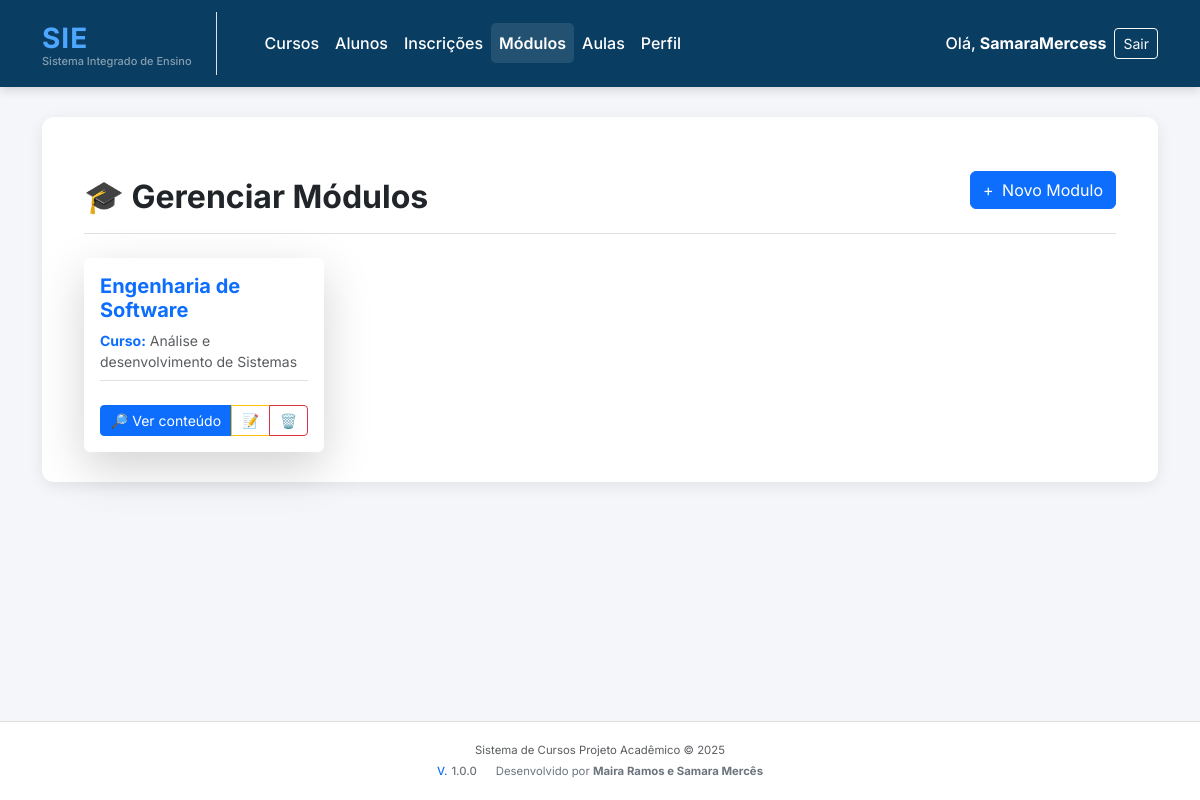
The page /modulos/ (signed in) on the database as committed earlier.
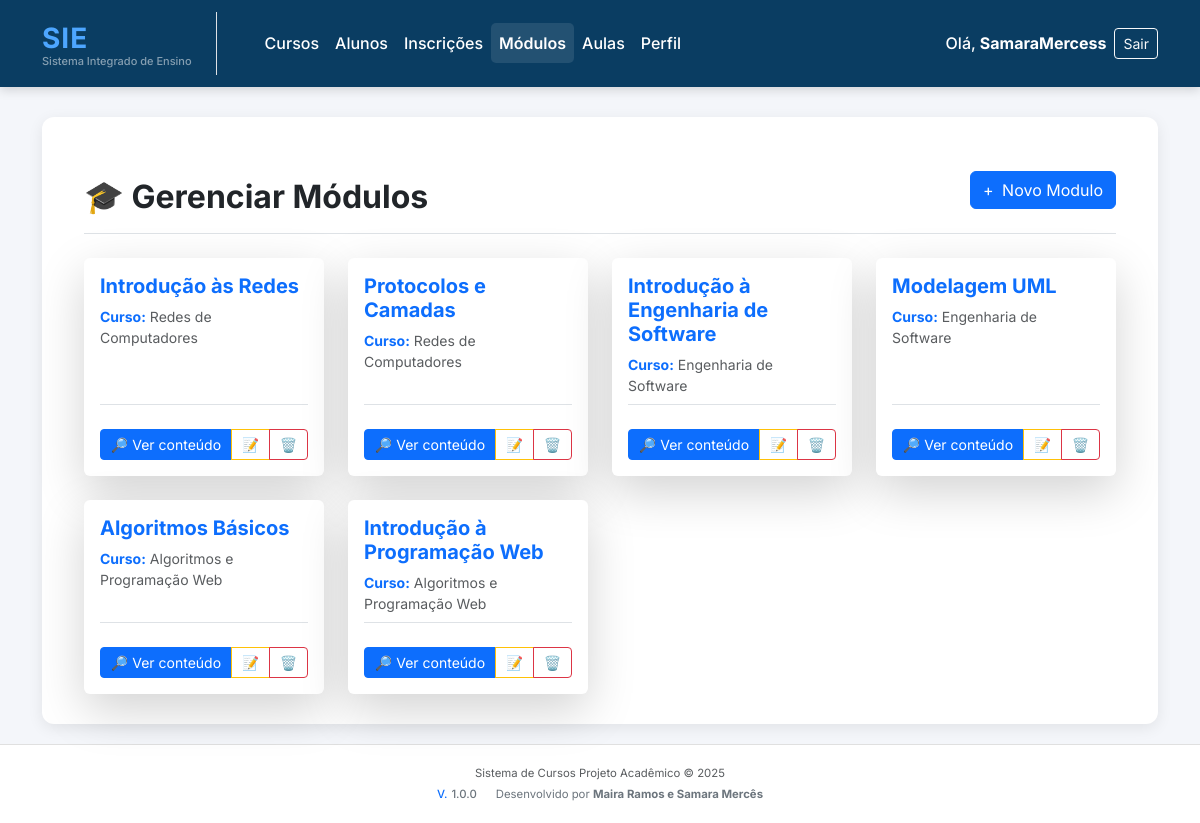
The same page on the database as committed later.
### modulos/models.py (models this page shows, shortened)
class Modulo(models.Model):
    curso = models.ForeignKey(Curso, on_delete=models.CASCADE, related_name='modulos')
    nome = models.CharField(max_length=100)
    descricao = models.TextField(blank=True)
    ordem = models.PositiveIntegerField(default=1)
    class Meta:
        permissions = [
            ("ver_modulo", "Pode visualizar módulos"),
            ("criar_modulo", "Pode criar módulos"),
            ("editar_modulo", "Pode editar módulos"),
            ("deletar_modulo", "Pode deletar módulos"),
        ]

### cursos/models.py (models this page shows, shortened)
class Curso(models.Model):
    nome = models.CharField(max_length=100)
    descricao = models.TextField(blank=True)
    carga_horaria = models.PositiveIntegerField()
    class Meta:
        permissions = [
            ("ver_curso", "Pode visualizar cursos"),
            ("criar_curso", "Pode criar cursos"),
            ("editar_curso", "Pode editar cursos"),
            ("deletar_curso", "Pode deletar cursos"),
        ]

### modulos/views.py (the view)
# urls.py: path("", views.listar_modulos, name="listar_modulos"),
@login_required
def listar_modulos(request):
    modulos = Modulo.objects.select_related("curso").all()
    user = request.user
    try:
        grupo_professor = Group.objects.get(name="Professor")
        is_professor = grupo_professor in user.groups.all()
    except Group.DoesNotExist:
        is_professor = False
    return render(request, "modulos/lista_modulos.html", {
        "modulos": modulos,
        "is_professor": is_professor,
    })

### templates/modulos/lista_modulos.html (shortened to what this page needs)
{% extends "base.html" %}
{% block content %}
<div class="container mt-4">
    <div class="d-flex justify-content-between align-items-center mb-4 pb-2 border-bottom">
        {% if is_professor %}
        <h2 class="fw-bold mb-0">🎓 Gerenciar Módulos</h2>
        {% else %}
        <h2 class="fw-bold mb-0">🎓 Módulos do Curso</h2>
        {% endif %}
        {% if is_professor %}
        <a href="{% url 'criar_modulo' %}" class="btn btn-primary mb-3">
            <span class="me-1">+</span> Novo Modulo
        </a>
        {% endif %}
    </div>
    {% if modulos %}
        <div class="row g-4">
            {% for m in modulos %}
                <div class="col-sm-6 col-md-4 col-lg-3">
                    <div class="card shadow-lg border-0 h-100">
                        <div class="card-body d-flex flex-column">
                                <h5 class="card-title fw-bold mb-2 text-primary">
                                    {{ m.nome }}
                                </h5>
                                <p class="card-text text-muted small flex-grow-1 border-bottom pb-2 mb-3">
                                    <span class="fw-bold text-primary">Curso:</span> {{ m.curso.nome }}
                                </p>
                                <div class="mt-auto pt-2 d-flex justify-content-center">
                                    <div class="btn-group w-100" role="group" aria-label="Ações do Módulo">
                                        <a href="{% url 'detalhe_modulo' m.id %}" class="btn btn-sm btn-primary" title="Ver Detalhes">
                                            🔎 Ver conteúdo
                                        </a>
                                        {% if is_professor %}
                                        <a href="{% url 'editar_modulo' m.id %}" class="btn btn-sm btn-outline-warning" title="Editar Módulo">
                                            📝
                                        </a>
                                        <a href="{% url 'excluir_modulo' m.id %}" class="btn btn-sm btn-outline-danger" title="Excluir Módulo">
                                            🗑️
                                        </a>
                                        {% endif %}
                                    </div>
                                </div>
                            </div>
                        </div>
                    </div>
                {% endfor %}
            </div>
        </div>
    {% endif %}
</div>
{% endblock %}

Rows that differ between the two databases and show on the page:
added Modulo: nome "Introdução às Redes", curso.nome "Redes de Computadores"
changed Modulo: nome "Engenharia de Software" → "Protocolos e Camadas"; curso.nome "Análise e desenvolvimento de Sistemas" → "Redes de Computadores"
added Modulo: nome "Introdução à Engenharia de Software", curso.nome "Engenharia de Software"
added Modulo: nome "Modelagem UML", curso.nome "Engenharia de Software"
added Modulo: nome "Algoritmos Básicos", curso.nome "Algoritmos e Programação Web"
added Modulo: nome "Introdução à Programação Web", curso.nome "Algoritmos e Programação Web"
